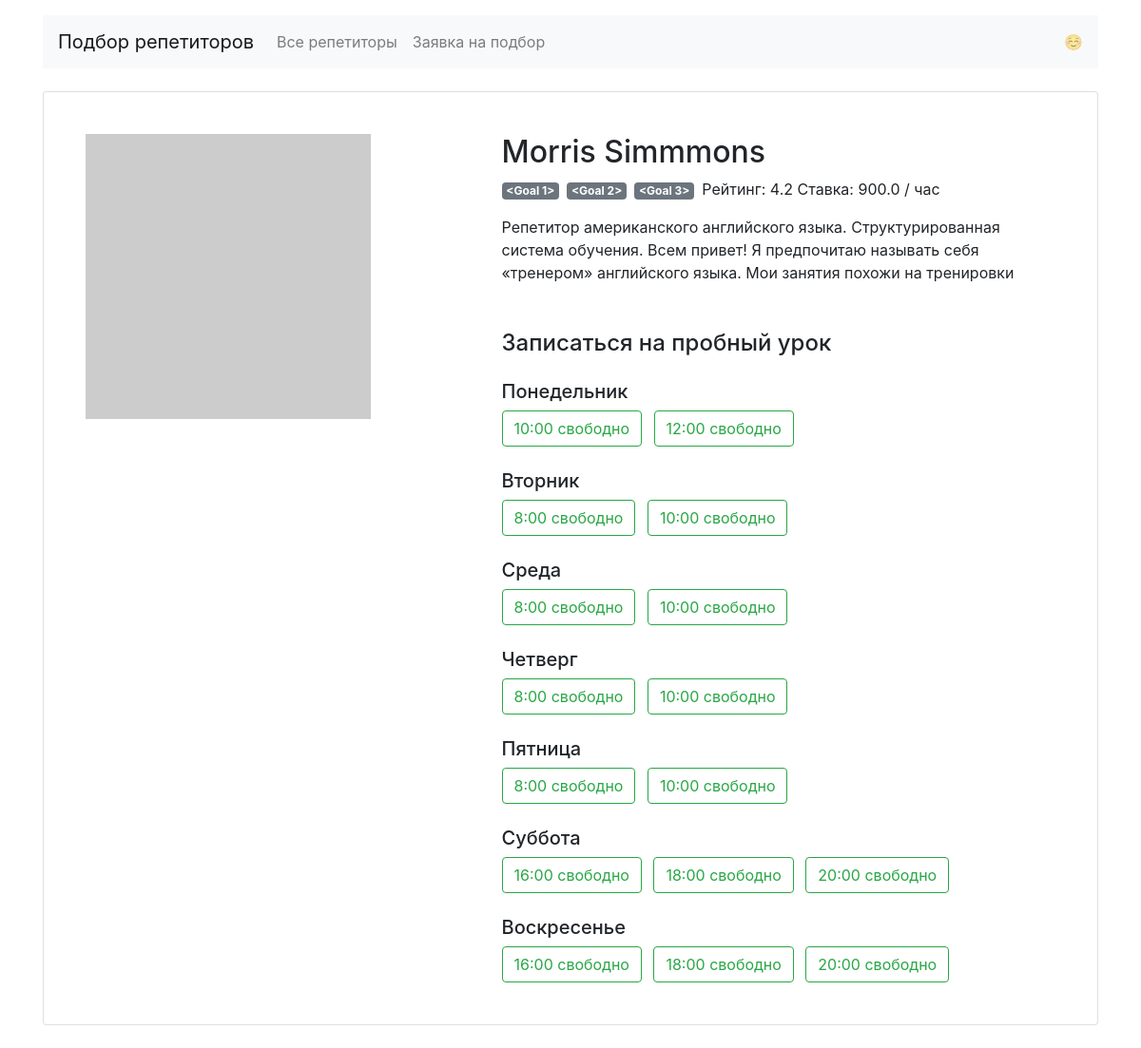
The app's page /profiles/1/ with its own data.
### app.py (models this page shows)
class Teacher(db.Model):
    __tablename__ = "teachers"
    id = db.Column(db.Integer, primary_key=True)
    name = db.Column(db.String(50), nullable=False, unique=True)
    about = db.Column(db.String(250), nullable=False, unique=True)
    rating = db.Column(db.Float, nullable=False)
    picture = db.Column(db.String, nullable=False)
    price = db.Column(db.Float, nullable=False)
    free = db.Column(db.JSON, nullable=False)
    goals = db.relationship("Goal", secondary=teachers_goals_association, back_populates="teachers")
    bookings = db.relationship("Booking", back_populates="teacher")

class Goal(db.Model):
    __tablename__ = "goals"
    id = db.Column(db.Integer, primary_key=True)
    goal = db.Column(db.String(25), nullable=False)
    teachers = db.relationship("Teacher", secondary=teachers_goals_association, back_populates="goals")

### app.py (the view)
@app.route("/profiles/<int:teachers_id>/")
def profiles(teachers_id):
    teacher = db.session.query(Teacher).filter(Teacher.id == teachers_id).all()
    if not teacher:
        return render_not_found(404)
    return render_template("profile.html", teacher=teacher[0], days_of_week=days_of_week)

### app.py (called while the page is built)
@app.template_filter()
def any_filter(list_):
    return any(list_)

### templates/profile.html
{% extends 'base.html' %}
{% block container %}
<main class="container mt-3">
    <div class="card my-4 mx-auto">
        <div class="card-body m-2 m-md-4">
            <article class="row">
                <div class="col-5"><img src="{{ teacher.picture }}" class="img-fluid" alt=""></div>
                <div class="col-7">
                    <section class="teacher=info">
                        <h1 class="h2">{{ teacher.name }}</h1>
                        <p>{% for goal in teacher.goals %}<span class="badge badge-secondary mr-2">{{ goal }} </span>{%
                            endfor %}Рейтинг: {{ teacher.rating }} Ставка: {{ teacher.price }} / час</p>
                        <p>{{ teacher.about }}</p>
                    </section>
                    <section class="available">
                        <h4 class="mb-4 mt-5">Записаться на пробный урок</h4>
                        {% for day, ru_day in days_of_week.items() %}
                        <h5 class="mt-4">{{ ru_day }}</h5>
                        {% if teacher.free[day].values()|any_filter %}
                        {% for time in teacher.free[day] %}
                        {% if teacher.free[day][time] %}
                        <a href="/booking/{{ teacher.id }}/{{ day }}/{{ time.split(':')[0] }}/"
                           class="btn btn-outline-success mr-2">{{ time }} свободно</a>
                        {% endif %}
                        {% endfor %}
                        {% else %}
                        <p>Нет свободных уроков</p>
                        {% endif %}
                        {% endfor %}
                    </section>
                </div>
            </article>
        </div>
    </div>
</main>
{% endblock %}

### records on screen
Teacher: name "Morris Simmmons", rating "4.2", price "900.0", about "Репетитор американского английского языка. Структурированная система обучения. Всем привет! Я предпочитаю называть себя «тренером» английского языка. Мои занятия похожи на тренировки"
Goal: goal "<Goal 1>"
Goal: goal "<Goal 2>"
Goal: goal "<Goal 3>"

### other values on screen
{{ v }} "Все репетиторы" "Заявка на подбор"
{{ ru_day }} "Понедельник" "Вторник" "Среда" "Четверг" "Пятница" "Суббота" "Воскресенье"
{{ time }} "10:00" "12:00" "8:00" "10:00" "8:00" "10:00" "8:00" "10:00" "8:00" "10:00" "16:00" "18:00" "20:00" "16:00" "18:00" "20:00"
